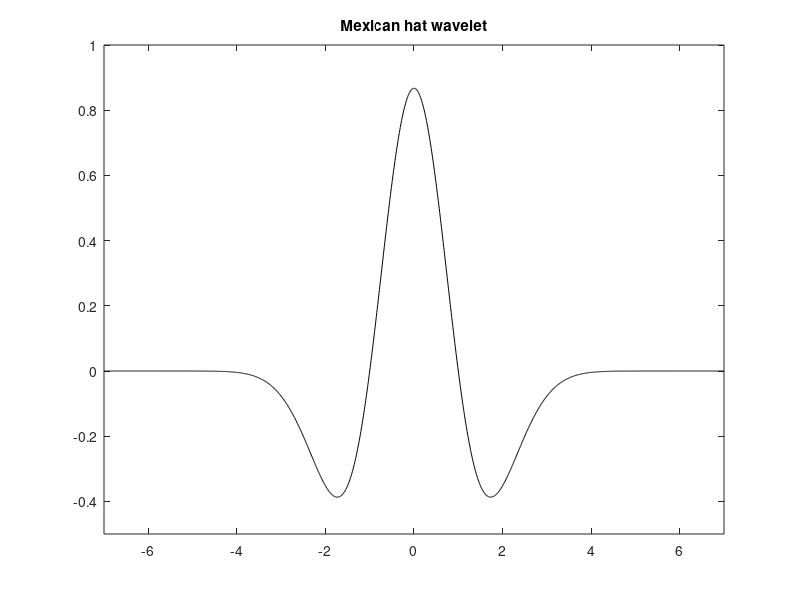

Reproduce this figure in MATLAB.
% Display of Mexican hat wavelet
t=-7:0.01:7; 
C=2/(sqrt(3)*sqrt(sqrt(pi)));
psi=C*(1-t.^2).*exp(-0.5*t.^2);

plot(t,psi,'k'); %plots the wavelet
axis([-7 7 -0.5 1]);
title('Mexican hat wavelet');
